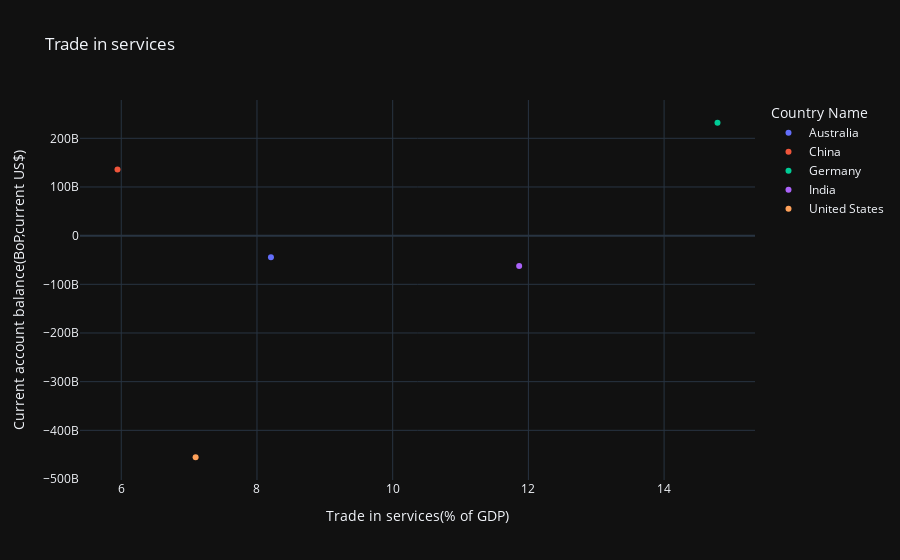

The cell this chart's notebook holds for it:
### Markdown cell above
## Trade in services of different countries from 2010-2018

### Code cell
import pandas as pd
import plotly.express as px

import plotly.io as pio
df2_2011=df2[df2["Year"]==2011]
pio.templates.default = "plotly_dark"
fig = px.scatter(data_frame=df2_2011, x="Trade in services(% of GDP) ", y="Current account balance(BoP,current US$) ",color="Country Name",title="Trade in services")

fig.show()

### Figure 1 — Plotly figure (JSON) as saved in the notebook; plotly's stock layout.template omitted (floating-point values rounded to 4 significant figures)
{"data": [{"hovertemplate": "Country Name=Australia<br>Trade in services(% of GDP) =%{x}<br>Current account balance(BoP,current US$) =%{y}<extra></extra>", "legendgroup": "Australia", "marker": {"color": "#636efa", "symbol": "circle"}, "mode": "markers", "name": "Australia", "orientation": "v", "showlegend": true, "type": "scatter", "x": [8.206], "xaxis": "x", "y": [-44430000000.0], "yaxis": "y"}, {"hovertemplate": "Country Name=China<br>Trade in services(% of GDP) =%{x}<br>Current account balance(BoP,current US$) =%{y}<extra></extra>", "legendgroup": "China", "marker": {"color": "#EF553B", "symbol": "circle"}, "mode": "markers", "name": "China", "orientation": "v", "showlegend": true, "type": "scatter", "x": [5.944], "xaxis": "x", "y": [136100000000.0], "yaxis": "y"}, {"hovertemplate": "Country Name=Germany<br>Trade in services(% of GDP) =%{x}<br>Current account balance(BoP,current US$) =%{y}<extra></extra>", "legendgroup": "Germany", "marker": {"color": "#00cc96", "symbol": "circle"}, "mode": "markers", "name": "Germany", "orientation": "v", "showlegend": true, "type": "scatter", "x": [14.79], "xaxis": "x", "y": [232000000000.0], "yaxis": "y"}, {"hovertemplate": "Country Name=India<br>Trade in services(% of GDP) =%{x}<br>Current account balance(BoP,current US$) =%{y}<extra></extra>", "legendgroup": "India", "marker": {"color": "#ab63fa", "symbol": "circle"}, "mode": "markers", "name": "India", "orientation": "v", "showlegend": true, "type": "scatter", "x": [11.86], "xaxis": "x", "y": [-62520000000.0], "yaxis": "y"}, {"hovertemplate": "Country Name=United States<br>Trade in services(% of GDP) =%{x}<br>Current account balance(BoP,current US$) =%{y}<extra></extra>", "legendgroup": "United States", "marker": {"color": "#FFA15A", "symbol": "circle"}, "mode": "markers", "name": "United States", "orientation": "v", "showlegend": true, "type": "scatter", "x": [7.096], "xaxis": "x", "y": [-455297000000], "yaxis": "y"}], "layout": {"legend": {"title": {"text": "Country Name"}, "tracegroupgap": 0}, "title": {"text": "Trade in services"}, "xaxis": {"anchor": "y", "domain": [0, 1], "title": {"text": "Trade in services(% of GDP) "}}, "yaxis": {"anchor": "x", "domain": [0, 1], "title": {"text": "Current account balance(BoP,current US$) "}}}}
